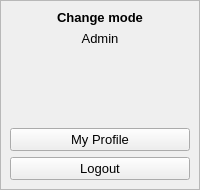
     <widget class="QWidget" name="profileCont" native="true">
      <property name="minimumSize">
       <size>
        <width>0</width>
        <height>0</height>
       </size>
      </property>
      <layout class="QVBoxLayout" name="verticalLayout_14">
       <property name="spacing">
        <number>0</number>
       </property>
       <property name="leftMargin">
        <number>0</number>
       </property>
       <property name="topMargin">
        <number>0</number>
       </property>
       <property name="rightMargin">
        <number>0</number>
       </property>
       <property name="bottomMargin">
        <number>0</number>
       </property>
       <item alignment="Qt::AlignTop">
        <widget class="QFrame" name="frame_12">
         <property name="frameShape">
          <enum>QFrame::StyledPanel</enum>
         </property>
         <property name="frameShadow">
          <enum>QFrame::Raised</enum>
         </property>
         <layout class="QVBoxLayout" name="verticalLayout_15">
          <property name="leftMargin">
           <number>9</number>
          </property>
          <property name="topMargin">
           <number>9</number>
          </property>
          <property name="rightMargin">
           <number>9</number>
          </property>
          <item alignment="Qt::AlignTop">
           <widget class="QLabel" name="label_8">
            <property name="font">
             <font>
              <pointsize>10</pointsize>
              <weight>75</weight>
              <bold>true</bold>
             </font>
            </property>
            <property name="text">
             <string>Change mode</string>
            </property>
            <property name="alignment">
             <set>Qt::AlignCenter</set>
            </property>
           </widget>
          </item>
          <item alignment="Qt::AlignTop">
           <widget class="QLabel" name="label_9">
            <property name="font">
             <font>
              <pointsize>10</pointsize>
             </font>
            </property>
            <property name="text">
             <string>Admin</string>
            </property>
            <property name="alignment">
             <set>Qt::AlignCenter</set>
            </property>
           </widget>
          </item>
          <item alignment="Qt::AlignHCenter">
           <widget class="QLabel" name="label_10">
            <property name="minimumSize">
             <size>
              <width>70</width>
              <height>70</height>
             </size>
            </property>
            <property name="maximumSize">
             <size>
              <width>70</width>
              <height>70</height>
             </size>
            </property>
            <property name="text">
             <string/>
            </property>
            <property name="pixmap">
             <pixmap resource="resources.qrc">:/blackicons/Graphics/featherBlack/airplay.svg</pixmap>
            </property>
            <property name="alignment">
             <set>Qt::AlignCenter</set>
            </property>
           </widget>
          </item>
          <item>
           <widget class="QPushButton" name="btnProfile">
            <property name="font">
             <font>
              <pointsize>10</pointsize>
             </font>
            </property>
            <property name="layoutDirection">
             <enum>Qt::LeftToRight</enum>
            </property>
            <property name="text">
             <string>My Profile</string>
            </property>
            <property name="icon">
             <iconset resource="resources.qrc">
              <normaloff>:/blackicons/Graphics/featherBlack/user.svg</normaloff>:/blackicons/Graphics/featherBlack/user.svg</iconset>
            </property>
           </widget>
          </item>
          <item>
           <widget class="QPushButton" name="btnLogout">
            <property name="font">
             <font>
              <pointsize>10</pointsize>
             </font>
            </property>
            <property name="text">
             <string>Logout</string>
            </property>
            <property name="icon">
             <iconset resource="resources.qrc">
              <normaloff>:/blackicons/Graphics/featherBlack/log-out.svg</normaloff>:/blackicons/Graphics/featherBlack/log-out.svg</iconset>
            </property>
           </widget>
          </item>
         </layout>
        </widget>
       </item>
      </layout>
     </widget>
